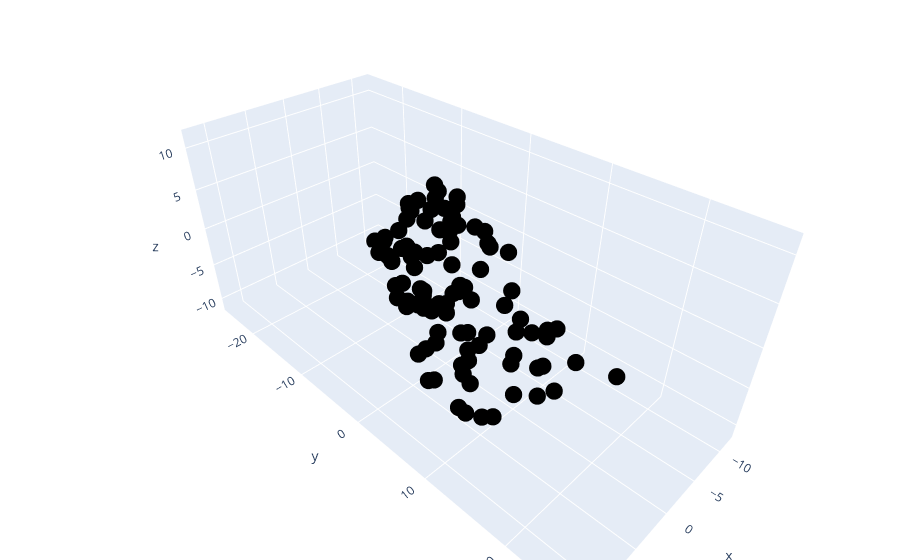

Notebook source saved alongside this figure:
### Code cell
import plotly.graph_objects as go

# two vectors in R3
# linearly independent
v1 = np.array([ 3,5,1 ]) #3d vectors (3차원이니까)
v2 = np.array([ 0,2,2 ])

## uncomment the lines below for the second part
# v1 = np.array([ 3.0,5.0,1.0 ])
# v2 = np.array([ 1.5,2.5,0.5 ])


# random scalars in the x-axis range
scalars = np.random.uniform(low=xlim[0],high=xlim[1],size=(100,2))



# create random points
points = np.zeros((100,3))
for i in range(len(scalars)):

  # define this point as a random weighted combination of the two vectors
  points[i,:] = v1*scalars[i,0] + v2*scalars[i,1]


# draw the dots in the plane
fig = go.Figure( data=[go.Scatter3d(x=points[:,0], y=points[:,1], z=points[:,2], 
                                    mode='markers', marker=dict(size=6,color='black') )])

fig.update_layout(margin=dict(l=0,r=0,b=0,t=0))
fig.show()
